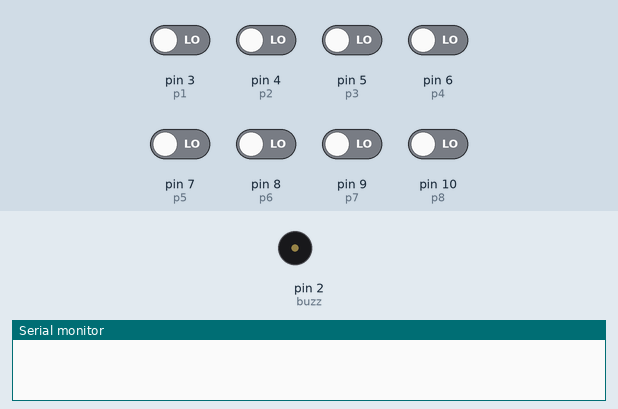
Simulated run of this sketch. Board: Arduino Uno, built with avr-gcc and run on an emulated ATmega328P. Parts: buzzer (waves = sounding), the last lines printed to the serial monitor. Inputs (shaded band) come from the test bench; at power-on: pin 3 (p1), pin 4 (p2), pin 5 (p3), pin 6 (p4), pin 7 (p5), pin 8 (p6), pin 9 (p7), pin 10 (p8) LOW.

Above: at 1.2 s.
1.3 s: pin 3 (p1) driven HIGH
At 2.5 s:
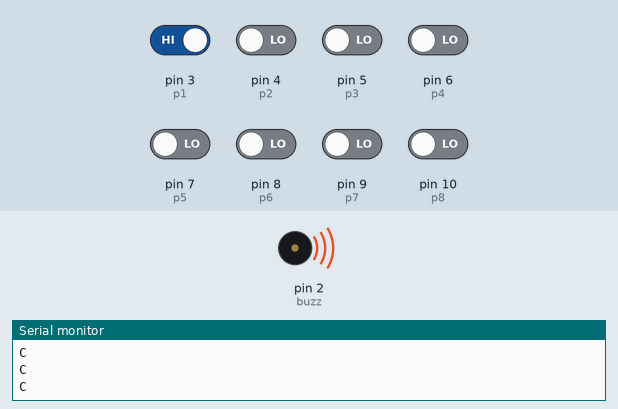
2.8 s: pin 3 (p1) driven LOW
At 3.9 s:
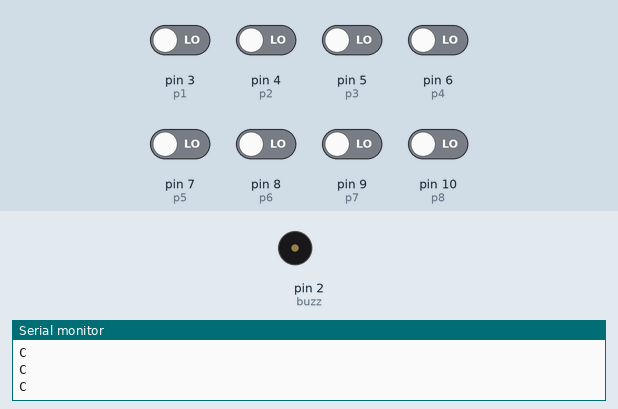
4.3 s: pin 4 (p2) driven HIGH
At 5.1 s:
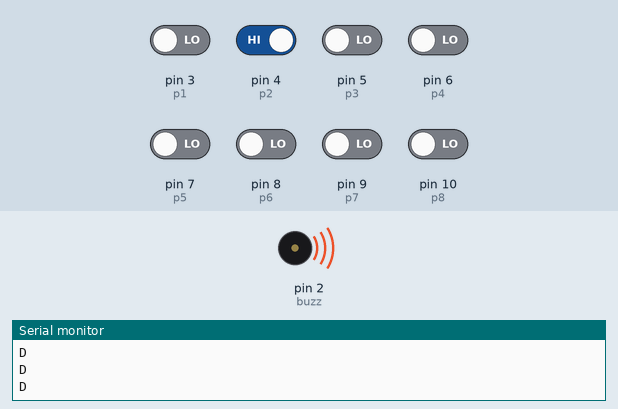
6.2 s: pin 4 (p2) driven LOW
At 6.7 s:
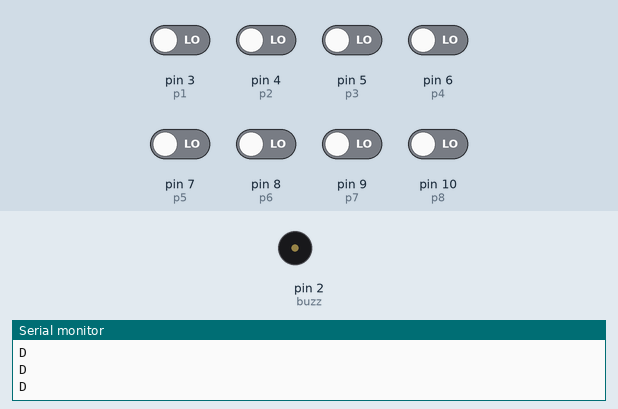
7.7 s: pin 5 (p3) driven HIGH
At 9.1 s:
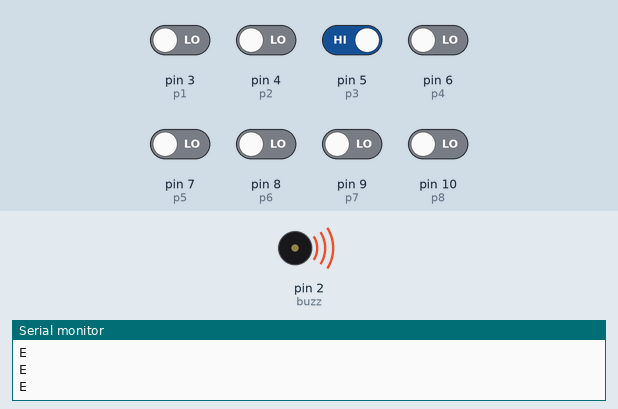
9.6 s: pin 5 (p3) driven LOW and pin 6 (p4) driven HIGH
At 10.2 s:
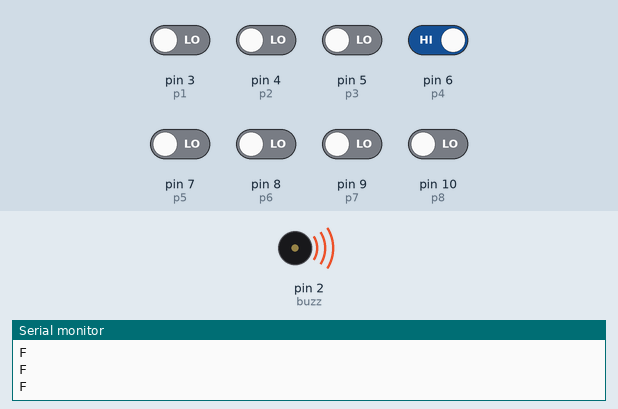
Timing chart, 0 to 12.5 s (numbered marks = the images above; inputs shaded):
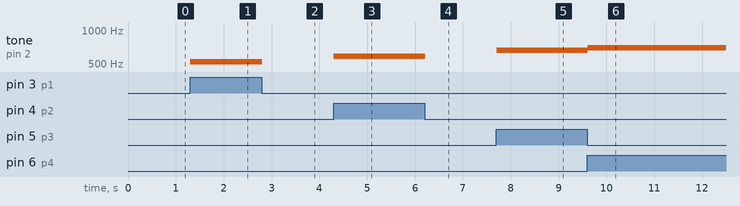

The sketch:

atividadePiano.ino
```cpp
//Layslla Eduarda Oreti && Luca Dias
int p1 = 3;
int p2 = 4;
int p3 = 5;
int p4 = 6;
int p5 = 7;
int p6 = 8;
int p7 = 9;
int p8 = 10;
int C,D,E,F,G,A,B,C2; //Var Pulsador
int buzz = 2; //Buzzer
void setup()
{
Serial.begin(9600);
pinMode(p1,INPUT);
pinMode(p2,INPUT);
pinMode(p3,INPUT);
pinMode(p4,INPUT);
pinMode(p5,INPUT);
pinMode(p6,INPUT);
pinMode(p7,INPUT);
pinMode(p8,INPUT);

Serial.begin(9600);
}
void loop()
{
C = digitalRead(p1);//Leitura Dados
D = digitalRead(p2);
E = digitalRead(p3);
F = digitalRead(p4);
G = digitalRead(p5);
A = digitalRead(p6);
B = digitalRead(p7);
C2 = digitalRead(p8);
if(C == 1){
  Serial.println("C");
tone(buzz,523); //Reproducir nota C (Do)
}else if(D == 1){
  Serial.println("D");
tone(buzz,587); //D (Re)
}else if(E == 1){
  Serial.println("E");
tone(buzz,659); //E (Mi)
}else if(F == 1){
  Serial.println("F");
tone(buzz,698); //F (Fa)
}else if(G == 1){
  Serial.println("G");
tone(buzz,784); //G (Sol)
}else if(A == 1){
  Serial.println("A");
tone(buzz,880); //A (La)
}else if(B == 1){
  Serial.println("B");
tone(buzz,988); //B (Si)
}else if(C2 == 1){
  Serial.println("C2");
tone(buzz,1047); //C
}else{
noTone(buzz);
}
delay(50);


}
```

Measured:
- after the input at 1.3 s, tone on pin 2 (buzz): silent → 523 Hz at once
- after the input at 2.8 s, tone on pin 2 (buzz): 523 Hz → silent at once
- after the input at 4.3 s, tone on pin 2 (buzz): silent → 587 Hz at once
- after the input at 6.2 s, tone on pin 2 (buzz): 587 Hz → silent at once
- after the input at 7.7 s, tone on pin 2 (buzz): silent → 659 Hz at once
- after the input at 9.6 s, tone on pin 2 (buzz): 659 Hz → 698 Hz at once
